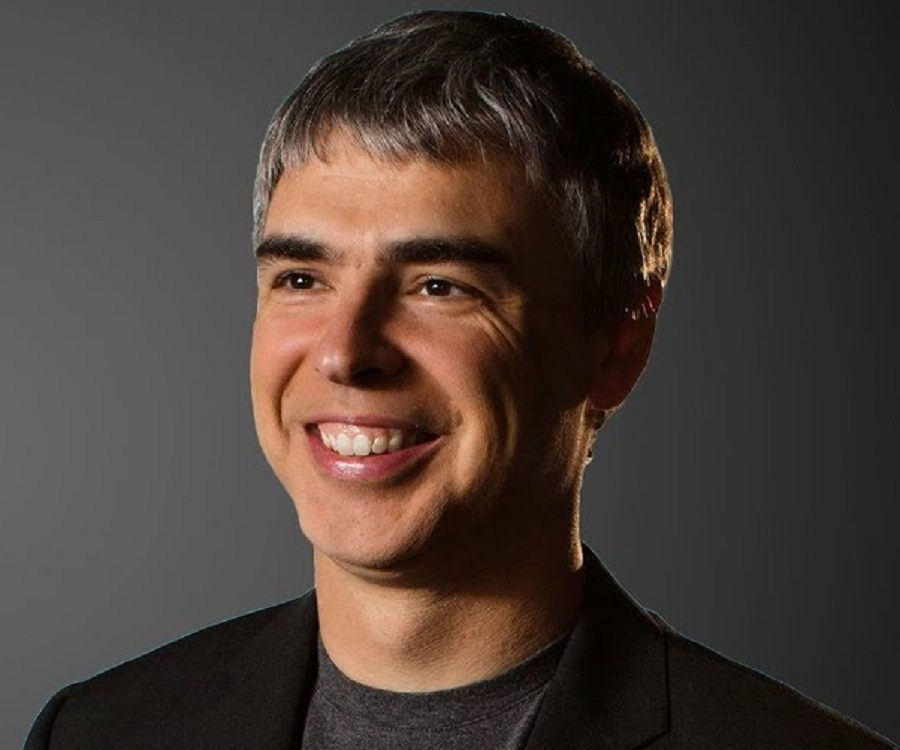
%> input picture Lab 10/larrypage2.jpg, 900 x 750 px
$ octave Q1a.m   (GNU Octave 9; MATLAB toolbox functions it lacks are replaced by stand-ins)
%> lines starting %> are read from the running program, lines starting %| are printed output that depends on the picture
%Q1a
clear
I = imread('larrypage2.jpg');
%> I is the input picture: size 750x900x3 uint8; mean R, G, B 73, 61.6, 55.8
I = rgb2gray(I);
%> I: size 750x900 uint8
I = uint8(imresize(I,[128 128]));
%> I: size 128x128 uint8
[R C] = size(I);
%> R = 128; C = 128
sigma = [0.5 0.8 0.9];
for k = 1:size(sigma,2)
    F = fspecial('gaussian',[5 5],sigma(k));
    II = zeros(R+4,C+4);
    II(3:R+2,3:C+2) = double(I);
    for i = 3:R+2
        for j = 3:C+2
            I_FILTERED(i-2,j-2) = sum(II(i-2:i+2,j-2:j+2).*F,'all');
        end
    end
    subplot(1,3,k);
    imshow(I_FILTERED,[]);
    title('Gaussian Filtered Image, Sigma = '+string(sigma(k)));
end

%Q1b
clear
I = imread('larrypage2.jpg');
I = rgb2gray(I);
I = uint8(imresize(I,[128 128]));
[R C] = size(I);
sigma = [0.5 0.8 0.9];
for k = 1:size(sigma,2)
    F = fspecial('gaussian',[5 5],sigma(k));
    II = zeros(R+4,C+4);
    II(3:R+2,3:C+2) = double(I);
    I_FILTERED = zeros(R+2,C+2);
    for i = 3:R+2
        for j = 3:C+2
            I_FILTERED(i-1,j-1) = sum(II(i-2:i+2,j-2:j+2).*F,'all');
        end
    end
    L = [0 1 0;1 -4 1;0 1 0];
    for i = 2:R+1
        for j = 2:C+1
            I_SHARP(i-1,j-1) = sum(I_FILTERED(i-1:i+1,j-1:j+1).*L,'all');
        end
    end
    IOUT = I_SHARP-I_FILTERED(2:R+1,2:C+1);
    subplot(1,3,k);
    imshow(IOUT,[]);
    title('Result of Subtraction Sigma = '+string(sigma(k)));
end
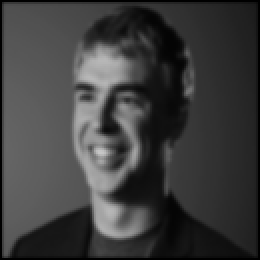
%> I_FILTERED: size 130x130 double (shown 2 times larger); min 0, max 199.5, mean 61.9
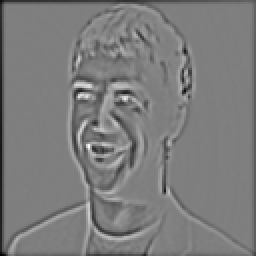
%> I_SHARP: size 128x128 double (shown 2 times larger); min -60.93, max 61.14, mean -1.2; drawn with min black and max white

%Q1c
clear
I = imread('larrypage2.jpg');
I = rgb2gray(I);
I = uint8(imresize(I,[128 128]));
[R C] = size(I);
sigma = [0.5 0.8 0.9];
for k = 1:size(sigma,2)
    F = fspecial('gaussian',[5 5],sigma(k));
    II = zeros(R+4,C+4);
    II(3:R+2,3:C+2) = double(I);
    I_FILTERED = zeros(R+2,C+2);
    for i = 3:R+2
        for j = 3:C+2
            I_FILTERED(i-1,j-1) = sum(II(i-2:i+2,j-2:j+2).*F,'all');
        end
    end
    L = [0 1 0;1 -4 1;0 1 0];
    for i = 2:R+1
        for j = 2:C+1
            I_SHARP(i-1,j-1) = sum(I_FILTERED(i-1:i+1,j-1:j+1).*L,'all');
        end
    end
    IX = abs(I_SHARP)-I_FILTERED(2:R+1,2:C+1);
    IOUT = double(I)+IX;
    subplot(1,3,k);
    imshow(IOUT,[]);
    title('Result of Adding to original image, Sigma = '+string(sigma(k)));
end
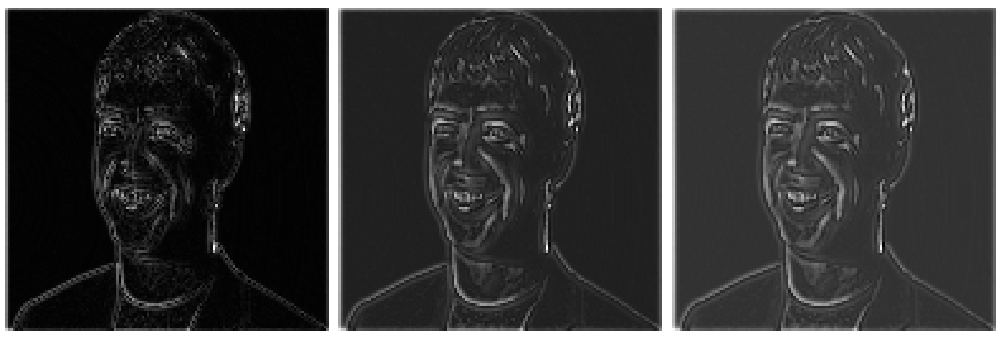
%> figure redrawn from the program's plot data, 3 panels

%Q2
clear
I = imread('larrypage2.jpg');
[R C D] = size(I);
for k = 1:3
%> this loop made 3 passes; what is shown inside it comes from the first
    II = im2double(I(:,:,k));
%> II: size 750x900 double
    F = [0 0 1 0 0; 0 1 2 1 0; 1 2 -16 2 1; 0 1 2 1 0; 0 0 1 0 0];
    I_FILTERED = conv2(II,F);
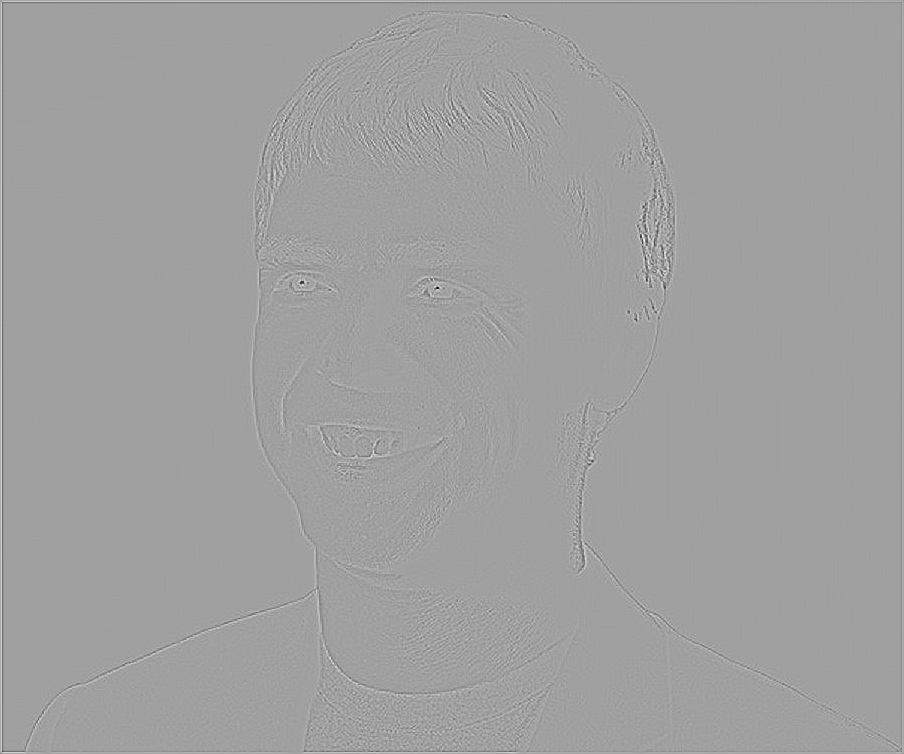
%> I_FILTERED: size 754x904 double; min -5.82, max 3.45, mean 1.75e-17; drawn with min black and max white
    IZC = zeros(R,C);
    for i = 2:R-1
        for j = 2:C-1
            if (I_FILTERED(i,j)>0)
                if (I_FILTERED(i,j+1)>=0 && I_FILTERED(i,j-1)<0) || (I_FILTERED(i,j+1)<0 && I_FILTERED(i,j-1)>=0)
                    IZC(i,j)= I_FILTERED(i,j+1);
                elseif (I_FILTERED(i+1,j)>=0 && I_FILTERED(i-1,j)<0) || (I_FILTERED(i+1,j)<0 && I_FILTERED(i-1,j)>=0)
                    IZC(i,j)= I_FILTERED(i,j+1);
                elseif (I_FILTERED(i+1,j+1)>=0 && I_FILTERED(i-1,j-1)<0) || (I_FILTERED(i+1,j+1)<0 && I_FILTERED(i-1,j-1)>=0)
                    IZC(i,j)= I_FILTERED(i,j+1);
                elseif (I_FILTERED(i-1,j+1)>=0 && I_FILTERED(i+1,j-1)<0) || (I_FILTERED(i-1,j+1)<0 && I_FILTERED(i+1,j-1)>=0)
                    IZC(i,j)=I_FILTERED(i,j+1);
                end
            end
        end
    end
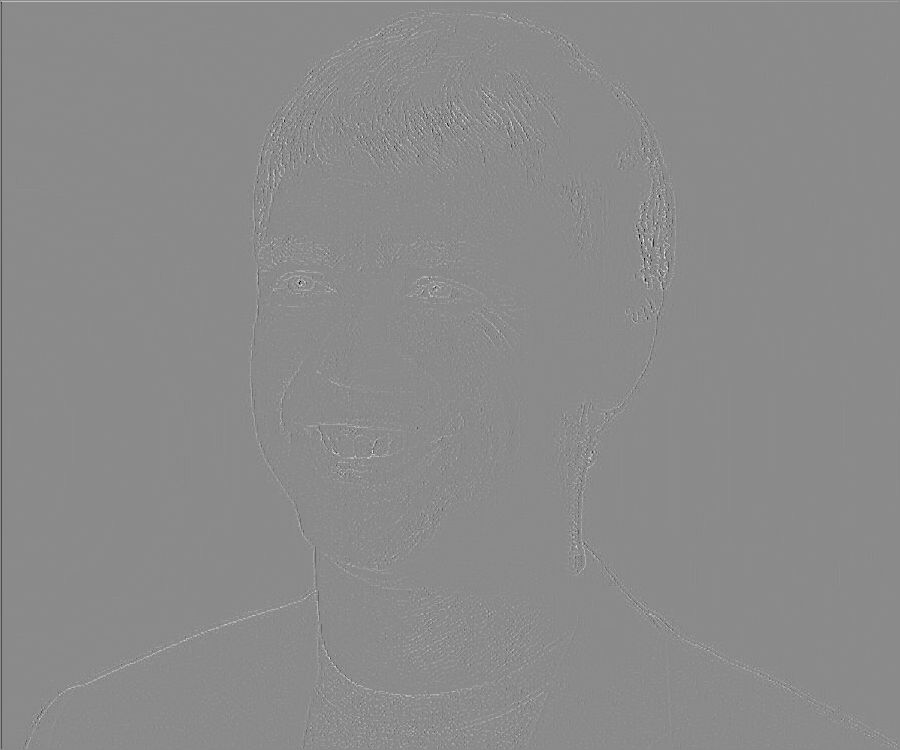
%> IZC: size 750x900 double; min -4.12, max 3.45, mean 0.0125; drawn with min black and max white
    IOUT = im2uint8(IZC);
    IOUT = IOUT>100;
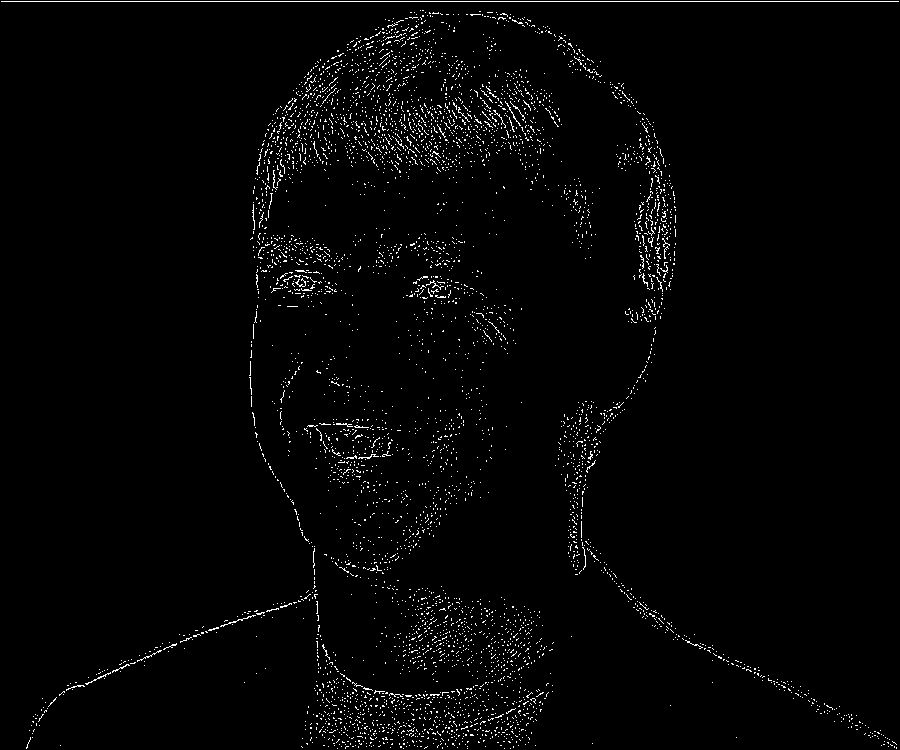
%> IOUT: size 750x900 logical; 2% white in thin lines or dots
    subplot(1,3,k);
    imshow(IOUT);
    if k == 1
        title('LoG on R');
    elseif k == 2
        title('LoG on G');
    elseif k == 3
        title('LoG on B');
    end
end
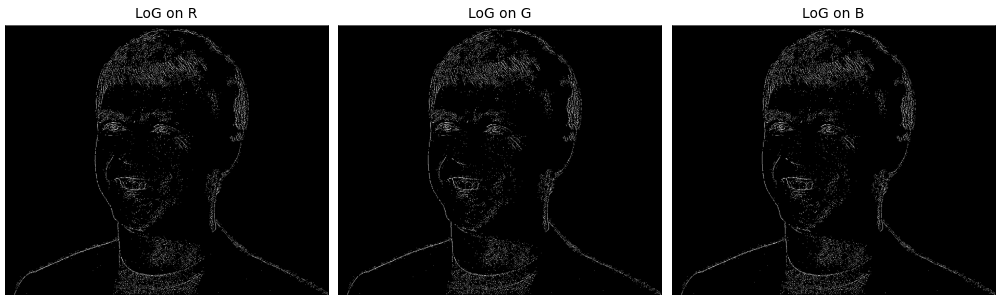
%> figure redrawn from the program's plot data, 3 panels
